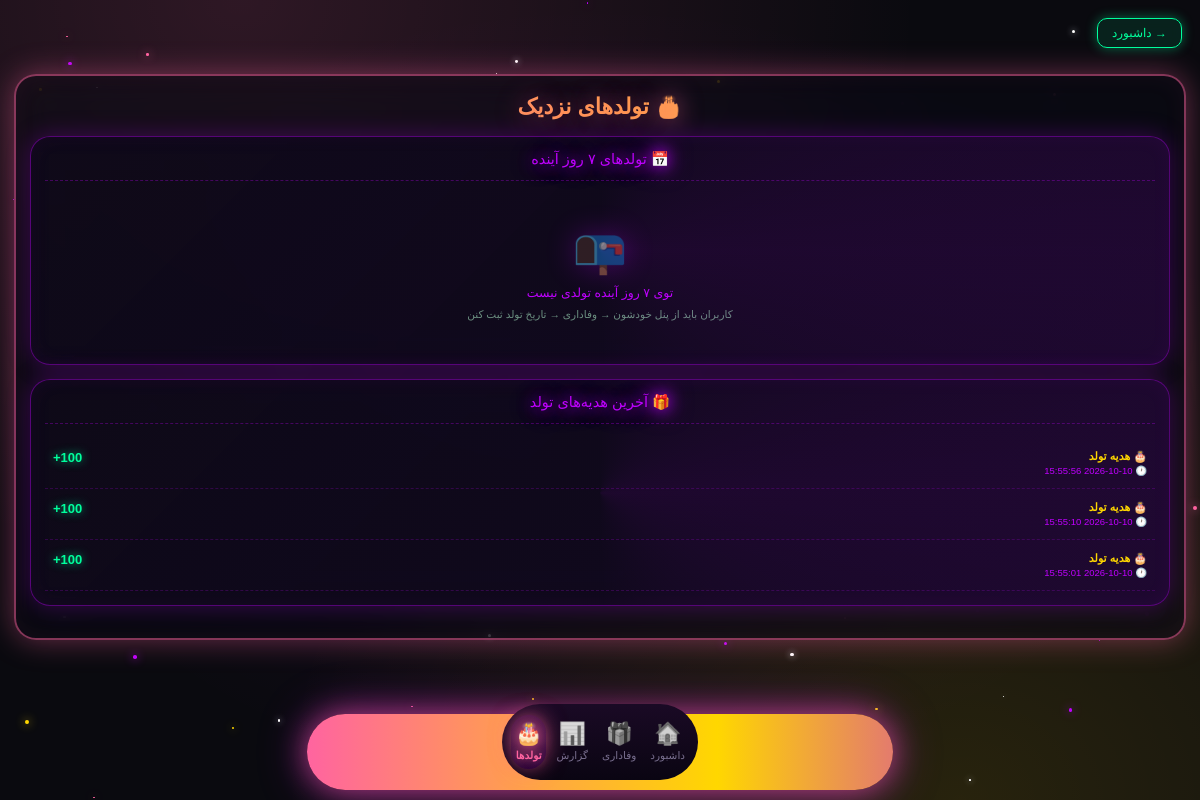
Screenshot of /admin/birthdays (signed in) with the database file from the repository.
### tables this page shows
CREATE TABLE loyalty_log (
    id INTEGER PRIMARY KEY AUTOINCREMENT,
    user_id INTEGER,
    action TEXT,
    points INTEGER,
    note TEXT,
    created_at TIMESTAMP DEFAULT CURRENT_TIMESTAMP);

### loyalty_routes.py (the view)
@loyalty_bp.route('/admin/birthdays')
def admin_birthdays():
    if not _is_admin(): return redirect('/admin/login')
    bds = get_upcoming_birthdays(7)
    history = get_birthday_history(30)
    today_bds = [b for b in bds if b['is_today']]
    return render_template('admin_birthdays.html',
        birthdays=bds, today=today_bds, history=history,
        current_settings=_cs())

### app.py (called while the page is built)
@app.context_processor
def inject_global_settings():
    try:
        if session.get("is_admin"):
            s = get_admin_settings()
        elif session.get("user_id"):
            s = get_user_settings(session["user_id"])
        else:
            s = {"avatar": None, "bg": None, "theme": "neon"}
    except Exception:
        s = {"avatar": None, "bg": None, "theme": "neon"}
    return {"current_settings": s}

@app.after_request
def _security_headers(response):
    if response.content_type and 'text/html' in response.content_type:
        response.headers["Cache-Control"] = "no-store, no-cache, must-revalidate, max-age=0"
        response.headers["Pragma"] = "no-cache"
        response.headers["Expires"] = "0"
    """هدرهای امنیتی"""
    response.headers["X-Content-Type-Options"] = "nosniff"
    response.headers["X-Frame-Options"] = "SAMEORIGIN"
    response.headers["X-XSS-Protection"] = "1; mode=block"
    response.headers["Referrer-Policy"] = "no-referrer"
    response.headers["Permissions-Policy"] = "geolocation=(), microphone=(), camera=()"
    return response

### database.py (called while the page is built, shortened)
def get_user_settings(user_id):
    import time
    now = time.time()
    key = f'settings_{user_id}'
    if key in _CACHE and (now - _CACHE_TIME.get(key, 0)) < CACHE_TTL:
        return _CACHE[key]

def get_admin_settings():
    return get_user_settings(ADMIN_ID)

def get_upcoming_birthdays(days=7):
    conn = sqlite3.connect('panel.db')
    c = conn.cursor()
    c.execute("""
        SELECT u.id, u.username, u.shop_name, l.birthday
        FROM users u
        LEFT JOIN loyalty l ON l.user_id = u.id
        WHERE l.birthday != '' AND l.birthday IS NOT NULL AND u.id != 1
    """)
    rows = c.fetchall()
    conn.close()
    today = _dt.now().date()
    result = []
    result.sort(key=lambda x: x['days_left'])
    return result

def get_birthday_history(limit=50):
    conn = sqlite3.connect('panel.db')
    c = conn.cursor()
    c.execute("""
        SELECT user_id, note, points, created_at
        FROM loyalty_log
        WHERE note LIKE '%تولد%'
        ORDER BY id DESC LIMIT ?
    """, (limit,))
    rows = c.fetchall()
    conn.close()
    return rows

### loyalty_routes.py (called while the page is built)
def _is_admin(): return bool(session.get('is_admin'))

def _cs(uid=None):
    try: return get_user_settings(uid or 1)
    except: return None

### templates/admin_birthdays.html (shortened to what this page needs)
<!DOCTYPE html>
<html lang="fa" dir="rtl">
<head>
<link href="https://cdn.jsdelivr.net/gh/rastikerdar/vazirmatn@v33.003/Vazirmatn-font-face.css" rel="stylesheet">
<div class="stars-bg" id="starsBg"></div>
<link rel="stylesheet" href="/static/scroll-fix.css"><link rel="icon" type="image/png" href="/static/icons/icon-192.png"><link rel="apple-touch-icon" href="/static/apple-touch-icon.png"></head>
<body>
<a class="back-btn" href="/admin/dashboard">→ داشبورد</a>
<div class="frame">
  <div class="page-title">🎂 تولدهای نزدیک</div>
  <div class="box">
    <div class="box-title">📅 تولدهای ۷ روز آینده</div>
    {% if birthdays %}
      {% for b in birthdays %}
        {% if not b.is_today %}
          <div class="bd-item {% if b.days_left <= 2 %}soon{% endif %}" style="animation-delay:{{ loop.index0 * 0.05 }}s">
            <div class="bd-left">
              <div class="bd-name">👤 {{ b.username }}</div>
              <div class="bd-shop">🏪 {{ b.shop or '-' }}</div>
            </div>
            <div class="bd-right">
              <div class="bd-day">
                {% if b.days_left == 1 %}فردا 🎈{% else %}{{ b.days_left }} روز{% endif %}
              </div>
              <div class="bd-lbl">تا تولد</div>
              <div class="bd-date">🎂 {{ b.birthday }}</div>
            </div>
          </div>
        {% endif %}
      {% endfor %}
    {% else %}
      <div class="empty">
        <span class="empty-ic">📭</span>
        توی ۷ روز آینده تولدی نیست<br>
        <span style="font-size:10.5px;color:#6b8f80;margin-top:8px;display:block">کاربران باید از پنل خودشون → وفاداری → تاریخ تولد ثبت کنن</span>
      </div>
    {% endif %}
  </div>
  <div class="box">
    <div class="box-title">🎁 آخرین هدیه‌های تولد</div>
    {% if history %}
      {% for h in history %}
        <div class="hist-item">
          <div>
            <div class="hist-note">{{ h[1] }}</div>
            <div class="hist-date">🕐 {{ h[3] }}</div>
          </div>
          <div class="hist-pts">+{{ h[2] }}</div>
        </div>
      {% endfor %}
    {% else %}
      <div class="empty"><span class="empty-ic">📭</span>هنوز هدیه‌ای داده نشده</div>
    {% endif %}
  </div>
</div>
<div class="nav-wrap">
  <div class="bottom-nav">
    <a class="nav-item" href="/admin/dashboard"><span class="ic">🏠</span><span>داشبورد</span></a>
    <a class="nav-item" href="/admin/loyalty"><span class="ic">🎁</span><span>وفاداری</span></a>
    <a class="nav-item" href="/admin/reports"><span class="ic">📊</span><span>گزارش</span></a>
    <a class="nav-item active" href="/admin/birthdays"><span class="ic">🎂</span><span>تولدها</span></a>
  </div>
</div>
{% include "_global_bg.html" %}
</body>
</html>

### static/scroll-fix.css (style rules this page uses)
html { overflow-x:hidden!important;overflow-y:scroll!important;height:auto!important;max-height:none!important;min-height:100%!important }
body { overflow-x:clip!important;overflow-y:visible!important;height:auto!important;max-height:none!important;min-height:100vh!important;position:relative!important }
body::before,body::after { pointer-events:none!important }
.bottom-nav,.nw,.nav-wrap { position:fixed!important;bottom:10px!important;left:50%!important;transform:translateX(-50%)!important;z-index:9999!important;max-width:calc(100% - 30px)!important }

### static/app-feel.css (style rules this page uses)
* { -webkit-tap-highlight-color:transparent;-webkit-touch-callout:none }
html,body { overscroll-behavior:none;-webkit-overflow-scrolling:touch }
body { user-select:none;-webkit-user-select:none }
.page-fade { animation:pageFade .3s ease-out }

### rows the page displays
loyalty_log: note "🎂 هدیه تولد", created_at "2026-10-10 15:55:56", points "100"
loyalty_log: note "🎂 هدیه تولد", created_at "2026-10-10 15:55:10", points "100"
loyalty_log: note "🎂 هدیه تولد", created_at "2026-10-10 15:55:01", points "100"
